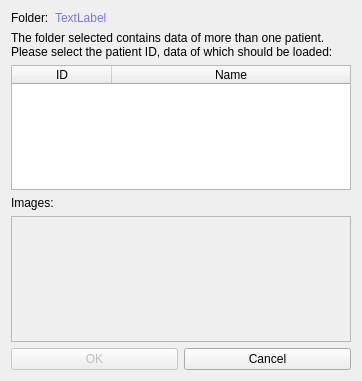
<?xml version="1.0" encoding="UTF-8"?>
<ui version="4.0">
 <class>patientselector</class>
 <widget class="QWidget" name="patientselector">
  <property name="geometry">
   <rect>
    <x>0</x>
    <y>0</y>
    <width>362</width>
    <height>381</height>
   </rect>
  </property>
  <property name="sizePolicy">
   <sizepolicy hsizetype="Expanding" vsizetype="Expanding">
    <horstretch>0</horstretch>
    <verstretch>0</verstretch>
   </sizepolicy>
  </property>
  <property name="minimumSize">
   <size>
    <width>320</width>
    <height>320</height>
   </size>
  </property>
  <property name="windowTitle">
   <string>POPE</string>
  </property>
  <property name="windowIcon">
   <iconset resource="../../resources/my.popeproject.renderwindoweditor.qrc">
    <normaloff>:/icons/POPE_icon</normaloff>:/icons/POPE_icon</iconset>
  </property>
  <property name="autoFillBackground">
   <bool>false</bool>
  </property>
  <property name="styleSheet">
   <string notr="true">QListWidget
{
color: #BBB;
}</string>
  </property>
  <layout class="QVBoxLayout" name="verticalLayout_2">
   <item>
    <layout class="QVBoxLayout" name="verticalLayout">
     <item>
      <layout class="QFormLayout" name="formLayout_folder">
       <item row="0" column="0">
        <widget class="QLabel" name="label_folder">
         <property name="text">
          <string>Folder:</string>
         </property>
        </widget>
       </item>
       <item row="0" column="1">
        <widget class="QLabel" name="label_folderPath">
         <property name="styleSheet">
          <string notr="true">color: #77E</string>
         </property>
         <property name="text">
          <string>TextLabel</string>
         </property>
        </widget>
       </item>
      </layout>
     </item>
     <item>
      <widget class="QLabel" name="label">
       <property name="text">
        <string>The folder selected contains data of more than one patient. 
Please select the patient ID, data of which should be loaded:</string>
       </property>
      </widget>
     </item>
     <item>
      <widget class="QTableWidget" name="tableWidget_PatientsIDs">
       <property name="focusPolicy">
        <enum>Qt::NoFocus</enum>
       </property>
       <property name="editTriggers">
        <set>QAbstractItemView::NoEditTriggers</set>
       </property>
       <property name="alternatingRowColors">
        <bool>true</bool>
       </property>
       <property name="selectionMode">
        <enum>QAbstractItemView::SingleSelection</enum>
       </property>
       <property name="selectionBehavior">
        <enum>QAbstractItemView::SelectRows</enum>
       </property>
       <attribute name="horizontalHeaderStretchLastSection">
        <bool>true</bool>
       </attribute>
       <column>
        <property name="text">
         <string>ID</string>
        </property>
       </column>
       <column>
        <property name="text">
         <string>Name</string>
        </property>
       </column>
      </widget>
     </item>
     <item>
      <widget class="QLabel" name="label_Images">
       <property name="text">
        <string>Images:</string>
       </property>
      </widget>
     </item>
     <item>
      <widget class="QListWidget" name="listWidget_Images">
       <property name="enabled">
        <bool>false</bool>
       </property>
      </widget>
     </item>
     <item>
      <layout class="QHBoxLayout" name="horizontalLayout">
       <item>
        <widget class="QPushButton" name="pushButton_OK">
         <property name="enabled">
          <bool>false</bool>
         </property>
         <property name="text">
          <string>OK</string>
         </property>
         <property name="autoDefault">
          <bool>true</bool>
         </property>
         <property name="default">
          <bool>true</bool>
         </property>
        </widget>
       </item>
       <item>
        <widget class="QPushButton" name="pushButton_Cancel">
         <property name="text">
          <string>Cancel</string>
         </property>
         <property name="autoDefault">
          <bool>true</bool>
         </property>
        </widget>
       </item>
      </layout>
     </item>
     <item>
      <spacer name="verticalSpacer">
       <property name="orientation">
        <enum>Qt::Vertical</enum>
       </property>
       <property name="sizeHint" stdset="0">
        <size>
         <width>20</width>
         <height>40</height>
        </size>
       </property>
      </spacer>
     </item>
    </layout>
   </item>
  </layout>
  <action name="actionEdit">
   <property name="text">
    <string>Edit</string>
   </property>
  </action>
  <action name="actionOpen_Patient">
   <property name="text">
    <string>File</string>
   </property>
   <property name="toolTip">
    <string>Open Patient</string>
   </property>
  </action>
 </widget>
 <resources>
  <include location="../../resources/my.popeproject.renderwindoweditor.qrc"/>
 </resources>
 <connections/>
 <slots>
  <signal>setValue()</signal>
 </slots>
</ui>
